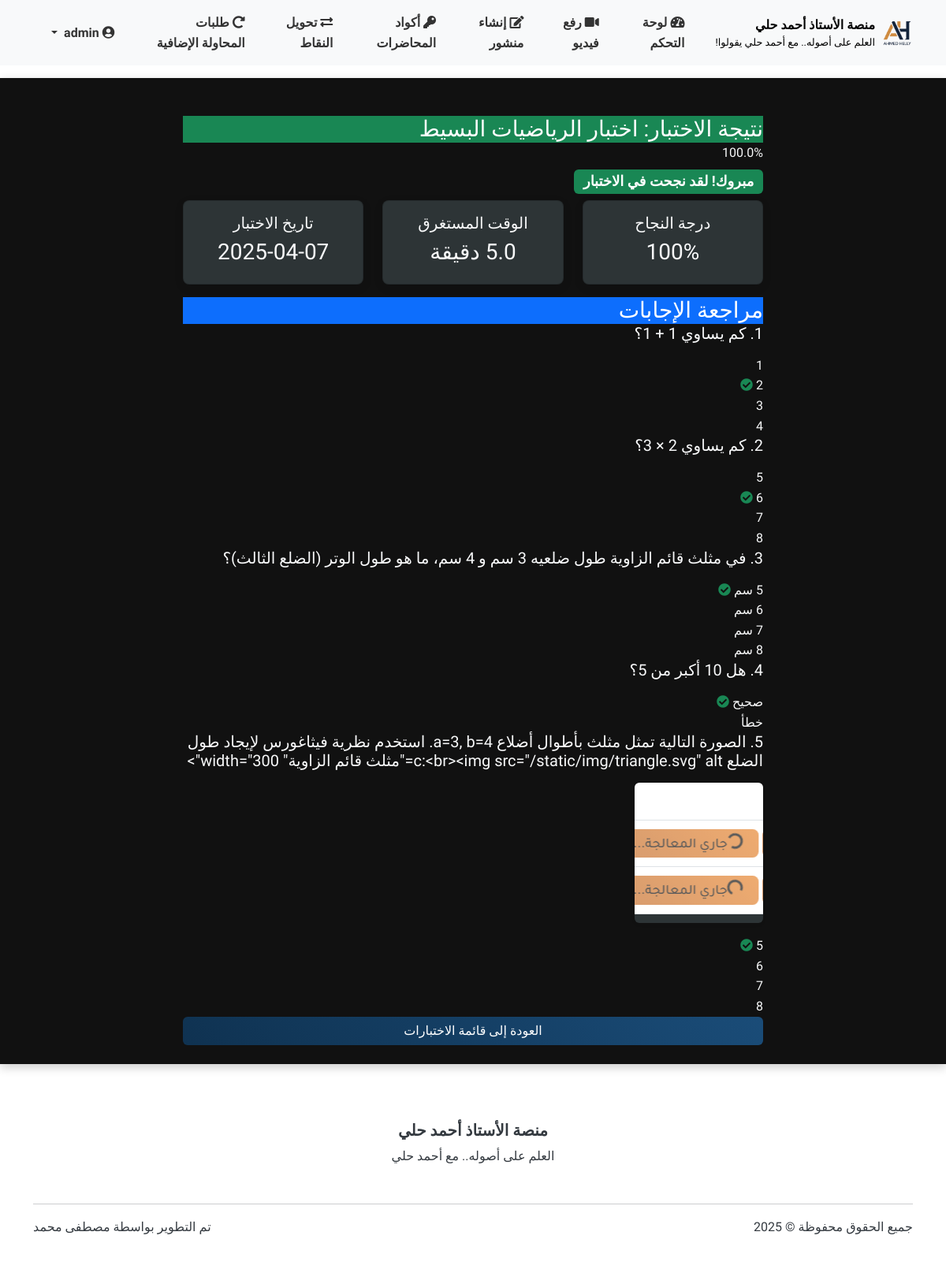
The page /student/attempt/12/results (signed in) on the database its author committed.
### models.py (models this page shows, shortened)
class User(UserMixin, db.Model):
    __tablename__ = 'users'
    id = db.Column(db.Integer, primary_key=True)
    username = db.Column(db.String(64), unique=True, nullable=False)
    full_name = db.Column(db.String(100), nullable=True)  # الاسم الثلاثي
    email = db.Column(db.String(100), nullable=True)  # البريد الإلكتروني للاستعادة
    phone = db.Column(db.String(20), nullable=True)   # رقم الهاتف للاستعادة
    password_hash = db.Column(db.String(256), nullable=False)
    role = db.Column(db.String(20), nullable=False)  # 'admin' or 'student'
    points = db.Column(db.Integer, default=0)  # نقاط المحفظة
    reset_token = db.Column(db.String(100), nullable=True)  # رمز استعادة كلمة المرور
    reset_token_expiry = db.Column(db.DateTime, nullable=True)  # تاريخ انتهاء صلاحية الرمز
    created_at = db.Column(db.DateTime, default=datetime.utcnow)  # تاريخ إنشاء الحساب
    videos = db.relationship('Video', backref='uploader', lazy='dynamic')
    comments = db.relationship('Comment', backref='author', lazy='dynamic')
    posts = db.relationship('Post', backref='author', lazy='dynamic')
    video_views = db.relationship('VideoView', backref='viewer', lazy='dynamic')
    def is_admin(self):
        return self.role == 'admin'

class Test(db.Model):
    __tablename__ = 'tests'
    id = db.Column(db.Integer, primary_key=True)
    title = db.Column(db.String(100), nullable=False)
    description = db.Column(db.Text, nullable=True)
    created_by = db.Column(db.Integer, db.ForeignKey('users.id'), nullable=False)
    created_at = db.Column(db.DateTime, default=datetime.utcnow)
    is_active = db.Column(db.Boolean, default=True)
    time_limit_minutes = db.Column(db.Integer, default=30)  # Time limit in minutes
    passing_score = db.Column(db.Integer, default=60)  # Passing score percentage
    questions = db.relationship('TestQuestion', backref='test', lazy='dynamic', cascade='all, delete-orphan')
    attempts = db.relationship('TestAttempt', backref='test', lazy='dynamic')
    creator = db.relationship('User', backref=db.backref('created_tests', lazy='dynamic'))

class TestAttempt(db.Model):
    __tablename__ = 'test_attempts'
    id = db.Column(db.Integer, primary_key=True)
    test_id = db.Column(db.Integer, db.ForeignKey('tests.id'), nullable=False)
    user_id = db.Column(db.Integer, db.ForeignKey('users.id'), nullable=False)
    started_at = db.Column(db.DateTime, default=datetime.utcnow)
    completed_at = db.Column(db.DateTime, nullable=True)
    score = db.Column(db.Float, nullable=True)  # Final score as percentage
    passed = db.Column(db.Boolean, nullable=True)  # Whether the user passed
    user = db.relationship('User', backref=db.backref('test_attempts', lazy='dynamic'))
    answers = db.relationship('TestAnswer', backref='attempt', lazy='dynamic', cascade='all, delete-orphan')

class TestQuestion(db.Model):
    __tablename__ = 'test_questions'
    id = db.Column(db.Integer, primary_key=True)
    test_id = db.Column(db.Integer, db.ForeignKey('tests.id'), nullable=False)
    question_text = db.Column(db.Text, nullable=False)
    question_type = db.Column(db.String(20), default='multiple_choice')  # multiple_choice, true_false, short_answer
    points = db.Column(db.Integer, default=1)  # Points for this question
    order = db.Column(db.Integer, default=0)  # Order in the test
    image_path = db.Column(db.String(255), nullable=True)  # Path to question image
    choices = db.relationship('QuestionChoice', backref='question', lazy='dynamic', cascade='all, delete-orphan')

class QuestionChoice(db.Model):
    __tablename__ = 'question_choices'
    id = db.Column(db.Integer, primary_key=True)
    question_id = db.Column(db.Integer, db.ForeignKey('test_questions.id'), nullable=False)
    choice_text = db.Column(db.Text, nullable=False)
    is_correct = db.Column(db.Boolean, default=False)
    order = db.Column(db.Integer, default=0)  # Order of choices

### routes.py (the view)
@student_bp.route('/attempt/<int:attempt_id>/results')
@login_required
def test_results(attempt_id):
    attempt = TestAttempt.query.get_or_404(attempt_id)
    if attempt.user_id != current_user.id and not current_user.is_admin():
        abort(403)
    if not attempt.completed_at and attempt.user_id == current_user.id:
        return redirect(url_for('student.take_test', attempt_id=attempt_id))
    test = Test.query.get_or_404(attempt.test_id)
    if attempt.score is None:
        attempt.calculate_score()
        db.session.commit()
    questions = TestQuestion.query.filter_by(test_id=test.id).order_by(TestQuestion.order).all()
    answers = TestAnswer.query.filter_by(attempt_id=attempt.id).all()
    answers_by_question = {answer.question_id: answer for answer in answers}
    return render_template('student/test_results.html',
                         test=test,
                         attempt=attempt,
                         questions=questions,
                         answers_by_question=answers_by_question)

### templates/student/test_results.html (shortened to what this page needs)
{% extends 'base.html' %}
{% block content %}
<div class="container mt-4">
    <div class="row">
        <div class="col-md-8 offset-md-2">
            <div class="result-card">
                <div class="result-header {% if attempt.passed %}bg-success{% else %}bg-danger{% endif %} text-white">
                    <h3 class="m-0">نتيجة الاختبار: {{ test.title }}</h3>
                </div>
                <div class="result-body">
                    <div class="score-display">
                        <div class="score-circle {% if attempt.passed %}score-passing{% else %}score-failing{% endif %}">
                            {{ "%.1f"|format(attempt.score) }}%
                        </div>
                        <h4 class="mt-2">
                            {% if attempt.passed %}
                                <span class="badge bg-success">مبروك! لقد نجحت في الاختبار</span>
                            {% else %}
                                <span class="badge bg-danger">للأسف، لم تتمكن من اجتياز الاختبار</span>
                            {% endif %}
                        </h4>
                    </div>
                    <div class="test-details">
                        <div class="row text-center">
                            <div class="col-md-4">
                                <div class="card mb-3">
                                    <div class="card-body">
                                        <h5>درجة النجاح</h5>
                                        <p class="h3">{{ test.passing_score }}%</p>
                                    </div>
                                </div>
                            </div>
                            <div class="col-md-4">
                                <div class="card mb-3">
                                    <div class="card-body">
                                        <h5>الوقت المستغرق</h5>
                                        <p class="h3">
                                            {% set duration = (attempt.completed_at - attempt.started_at).total_seconds() // 60 %}
                                            {{ duration }} دقيقة
                                        </p>
                                    </div>
                                </div>
                            </div>
                            <div class="col-md-4">
                                <div class="card mb-3">
                                    <div class="card-body">
                                        <h5>تاريخ الاختبار</h5>
                                        <p class="h3">{{ attempt.completed_at.strftime('%Y-%m-%d') }}</p>
                                    </div>
                                </div>
                            </div>
                        </div>
                    </div>
                </div>
            </div>
            <div class="result-card">
                <div class="result-header bg-primary text-white">
                    <h3 class="m-0">مراجعة الإجابات</h3>
                </div>
                <div class="result-body">
                    {% for question in questions %}
                        {% set answer = answers_by_question.get(question.id) %}
                        <div class="question-container {% if answer and answer.is_correct %}question-correct{% elif answer %}question-incorrect{% endif %}">
                            <h5>{{ loop.index }}. {{ question.question_text }}</h5>
                            {% if question.image_path %}
                            <div class="question-image my-3">
                                <img src="{{ url_for('static', filename=question.image_path) }}" alt="صورة للسؤال {{ loop.index }}" class="img-fluid rounded shadow-sm" style="max-width: 100%; max-height: 300px;">
                            </div>
                            {% endif %}
                            {% if question.question_type in ['multiple_choice', 'true_false'] %}
                                <div class="choices mt-3">
                                    {% for choice in question.choices %}
                                        <div class="choice-text
                                            {% if answer and answer.selected_choice_id == choice.id %}choice-selected
                                                {% if choice.is_correct %}choice-correct{% else %}choice-incorrect{% endif %}
                                            {% elif choice.is_correct %}choice-correct{% endif %}">
                                            {{ choice.choice_text }}
                                            {% if answer and answer.selected_choice_id == choice.id %}
                                                {% if choice.is_correct %}
                                                    <i class="fas fa-check-circle text-success ml-2"></i>
                                                {% else %}
                                                    <i class="fas fa-times-circle text-danger ml-2"></i>
                                                {% endif %}
                                            {% elif choice.is_correct %}
                                                <i class="fas fa-check-circle text-success ml-2"></i>
                                            {% endif %}
                                        </div>
                                    {% endfor %}
                                </div>
                            {% endif %}
                        </div>
                    {% endfor %}
                </div>
            </div>
            <div class="d-grid gap-2">
                <a href="{{ url_for('student_bp.available_tests') }}" class="btn btn-primary">العودة إلى قائمة الاختبارات</a>
            </div>
        </div>
    </div>
</div>
{% endblock %}

### templates/base.html (shortened to what this page needs)
<!DOCTYPE html>
<html lang="ar" dir="rtl">
<head>
    <link rel="stylesheet" href="https://cdnjs.cloudflare.com/ajax/libs/font-awesome/5.15.4/css/all.min.css">
    <link rel="stylesheet" href="https://cdn.jsdelivr.net/npm/bootstrap@5.3.0/dist/css/bootstrap.rtl.min.css">
    <link rel="stylesheet" href="{{ url_for('static', filename='css/style.css') }}">
</head>
<body>
    <header>
        <nav class="navbar navbar-expand-lg navbar-light bg-light sticky-top">
            <div class="container">
                <a class="navbar-brand d-flex align-items-center" href="{{ url_for('main.index') }}">
                    <img src="{{ url_for('static', filename='img/ahmed-helly-logo.png') }}" alt="شعار المنصة" height="50">
                    <div class="ms-2 d-flex flex-column">
                        <span style="font-size: 1rem; color: #000; font-weight: bold;">منصة الأستاذ أحمد حلي</span>
                        <small class="d-none d-md-block" style="font-size: 0.8rem; color: #000;">العلم على أصوله.. مع أحمد حلي يقولوا!</small>
                    </div>
                </a>
                <div class="collapse navbar-collapse navbar-custom" id="navbarNav">
                    <ul class="navbar-nav">
                        {% if current_user.is_authenticated %}
                            {% if current_user.role == 'admin' %}
                                <li class="nav-item">
                                    <a class="nav-link {% if request.path.startswith('/admin/dashboard') %}active{% endif %}" href="{{ url_for('admin.dashboard') }}">
                                        <i class="fas fa-tachometer-alt"></i> لوحة التحكم
                                    </a>
                                </li>
                                <li class="nav-item">
                                    <a class="nav-link {% if request.path.startswith('/admin/upload_video') %}active{% endif %}" href="{{ url_for('admin.upload_video') }}">
                                        <i class="fas fa-video"></i> رفع فيديو
                                    </a>
                                </li>
                                <li class="nav-item">
                                    <a class="nav-link {% if request.path.startswith('/admin/create_post') %}active{% endif %}" href="{{ url_for('admin.create_post') }}">
                                        <i class="fas fa-edit"></i> إنشاء منشور
                                    </a>
                                </li>
                                <li class="nav-item">
                                    <a class="nav-link {% if request.path.startswith('/admin/lecture_codes') %}active{% endif %}" href="{{ url_for('admin.lecture_codes') }}">
                                        <i class="fas fa-key"></i> أكواد المحاضرات
                                    </a>
                                </li>
                                <li class="nav-item">
                                    <a class="nav-link {% if request.path.startswith('/admin/transfer_points') %}active{% endif %}" href="{{ url_for('admin.transfer_points') }}">
                                        <i class="fas fa-exchange-alt"></i> تحويل النقاط
                                    </a>
                                </li>
                                <li class="nav-item">
                                    <a class="nav-link {% if request.path.startswith('/admin/retry_requests') %}active{% endif %}" href="{{ url_for('admin_tests.retry_requests') }}">
                                        <i class="fas fa-redo-alt"></i> طلبات المحاولة الإضافية
                                    </a>
                                </li>
                            {% endif %}
                        {% endif %}
                    </ul>
                    {% if current_user.is_authenticated %}
                    <ul class="navbar-nav ms-auto">
                        <li class="nav-item dropdown">
                            <a class="nav-link dropdown-toggle" href="#" id="navbarDropdown" role="button"
                               data-bs-toggle="dropdown" aria-expanded="false">
                                <i class="fas fa-user-circle"></i>
                                {{ current_user.username }}
                            </a>
                        </li>
                    </ul>
                    {% endif %}
                </div>
            </div>
        </nav>
    </header>
    <main class="py-4">
        {% block content %}{% endblock %}
    </main>
    <footer class="bg-white py-4 mt-5">
        <div class="container">
            <div class="row align-items-center">
                <div class="col-md-12 text-center mb-3">
                    <h5 class="fw-bold">منصة الأستاذ أحمد حلي</h5>
                    <p class="mb-3">العلم على أصوله.. مع أحمد حلي</p>
                </div>
            </div>
            <hr>
            <div class="row">
                <div class="col-md-6">
                    <p>جميع الحقوق محفوظة &copy; 2025</p>
                </div>
                <div class="col-md-6 text-md-end">
                    <p>تم التطوير بواسطة <a href="https://www.linkedin.com/in/mstafamohamed/" target="_blank">مصطفى محمد</a></p>
                </div>
            </div>
        </div>
    </footer>
</body>
</html>

### rows shown on the page
User: username "admin"
Test: title "اختبار الرياضيات البسيط", passing_score "100"
TestAttempt: score "100.0", completed_at "2025-04-07"
TestQuestion: question_text "كم يساوي 1 + 1؟"
QuestionChoice: choice_text "1"
QuestionChoice: choice_text "2", is_correct True (drawn)
QuestionChoice: choice_text "3"
QuestionChoice: choice_text "4"
TestQuestion: question_text "كم يساوي 2 × 3؟"
QuestionChoice: choice_text "5"
QuestionChoice: is_correct True (drawn)
QuestionChoice: choice_text "7"
QuestionChoice: choice_text "8"
TestQuestion: question_text "في مثلث قائم الزاوية طول ضلعيه 3 سم و 4 سم، ما هو طول الوتر (الضلع الثالث)؟"
QuestionChoice: choice_text "5 سم", is_correct True (drawn)
QuestionChoice: choice_text "6 سم"
QuestionChoice: choice_text "7 سم"
QuestionChoice: choice_text "8 سم"
TestQuestion: question_text "هل 10 أكبر من 5؟"
QuestionChoice: choice_text "صحيح", is_correct True (drawn)
QuestionChoice: choice_text "خطأ"
TestQuestion: question_text "الصورة التالية تمثل مثلث بأطوال أضلاع a=3, b=4. استخدم نظرية فيثاغورس لإيجاد طول الضلع c:<br><img src=\"/static/img/triangle.svg\" alt=\"مثلث قائم الزاوية\" width=\"300\">", image_path (picture)
QuestionChoice: is_correct True (drawn)
QuestionChoice: choice_text "6"
QuestionChoice: choice_text "7"
QuestionChoice: choice_text "8"
